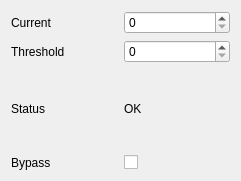
  <widget class="QWidget" name="horizontalLayoutWidget_5">
   <property name="geometry">
    <rect>
     <x>960</x>
     <y>40</y>
     <width>241</width>
     <height>181</height>
    </rect>
   </property>
   <layout class="QHBoxLayout" name="horizontalLayout_22">
    <item>
     <layout class="QVBoxLayout" name="verticalLayout_5">
      <item>
       <layout class="QHBoxLayout" name="horizontalLayout_23">
        <item>
         <widget class="QLabel" name="label_22">
          <property name="text">
           <string>Current</string>
          </property>
         </widget>
        </item>
        <item>
         <widget class="QSpinBox" name="cam1_current"/>
        </item>
       </layout>
      </item>
      <item>
       <layout class="QHBoxLayout" name="horizontalLayout_24">
        <item>
         <widget class="QLabel" name="label_23">
          <property name="text">
           <string>Threshold</string>
          </property>
         </widget>
        </item>
        <item>
         <widget class="QSpinBox" name="cam1_threshold"/>
        </item>
       </layout>
      </item>
      <item>
       <layout class="QHBoxLayout" name="horizontalLayout_25">
        <item>
         <widget class="QLabel" name="label_26">
          <property name="text">
           <string>Status</string>
          </property>
         </widget>
        </item>
        <item>
         <widget class="QLabel" name="label_24">
          <property name="text">
           <string>OK</string>
          </property>
         </widget>
        </item>
       </layout>
      </item>
      <item>
       <layout class="QHBoxLayout" name="horizontalLayout_26">
        <item>
         <widget class="QLabel" name="label_25">
          <property name="text">
           <string>Bypass</string>
          </property>
         </widget>
        </item>
        <item>
         <widget class="QCheckBox" name="cam1_bypass">
          <property name="text">
           <string/>
          </property>
         </widget>
        </item>
       </layout>
      </item>
     </layout>
    </item>
   </layout>
  </widget>
